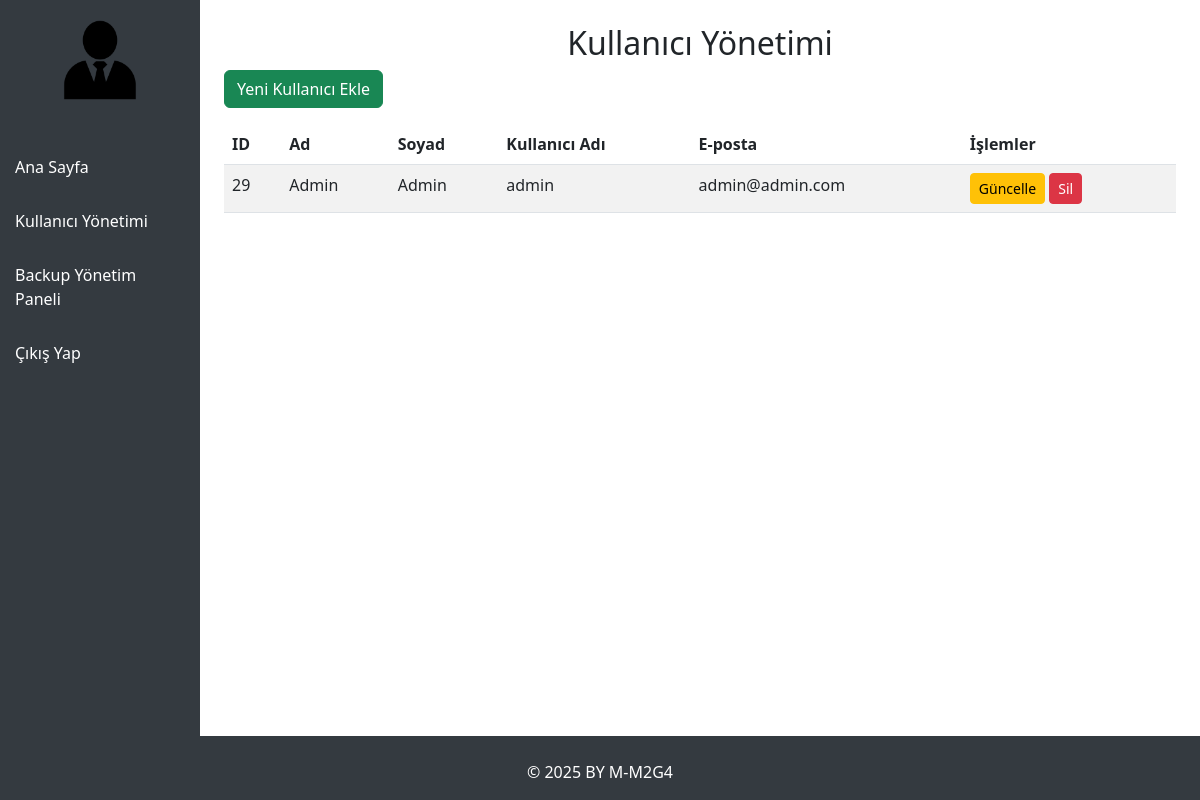
The app's page /admin/users.php (signed in) with its own data.
### tables this page shows
CREATE TABLE `users` (
  `id` int NOT NULL AUTO_INCREMENT,
  `username` varchar(50) NOT NULL,
  `password` varchar(255) NOT NULL,
  `email` varchar(100) NOT NULL,
  `name` varchar(50) NOT NULL,
  `surname` varchar(50) NOT NULL,
  PRIMARY KEY (`id`)
);

### admin/users.php (the view, shortened to what this page needs)
<?php
require_once 'hospital_db.php';
$show_add_form = false;
$sorgu = "SELECT * FROM users";
$sonuc = $baglanti->query($sorgu);
?>
<h2 class="text-center">Kullanıcı Yönetimi</h2>
<button id="show-add-form" class="btn btn-success mb-3" <?php echo $show_add_form ? 'style="display: none;"' : ''; ?>>Yeni Kullanıcı Ekle</button>
<table class="table table-striped">
    <thead>
        <tr>
            <th>ID</th>
            <th>Ad</th>
            <th>Soyad</th>
            <th>Kullanıcı Adı</th>
            <th>E-posta</th>
            <th>İşlemler</th>
        </tr>
    </thead>
    <tbody>
        <?php while ($user = $sonuc->fetch_assoc()): ?>
            <tr>
                <td><?php echo $user['id']; ?></td>
                <td><?php echo htmlspecialchars($user['name']); ?></td>
                <td><?php echo htmlspecialchars($user['surname']); ?></td>
                <td><?php echo htmlspecialchars($user['username']); ?></td>
                <td><?php echo htmlspecialchars($user['email']); ?></td>
                <td>
                    <button class="btn btn-warning btn-sm show-edit-form" data-id="<?php echo $user['id']; ?>">Güncelle</button>
                    <a href="?delete=<?php echo $user['id']; ?>" class="btn btn-danger btn-sm" onclick="return confirm('Silmek istediğinize emin misiniz?');">Sil</a>
                </td>
            </tr>
        <?php endwhile; ?>
    </tbody>
</table>
<?php
include 'template.php';
?>

### admin/template.php (style rules this page uses)
html, body { height: 100%; margin: 0; }
body { display: flex; flex-direction: column; }

### admin/users.php (style rules this page uses)
.btn-sm { padding: 0.25rem 0.5rem; }

### records on screen
users: id "29", name "Admin", surname "Admin", username "admin", email "admin@admin.com"
